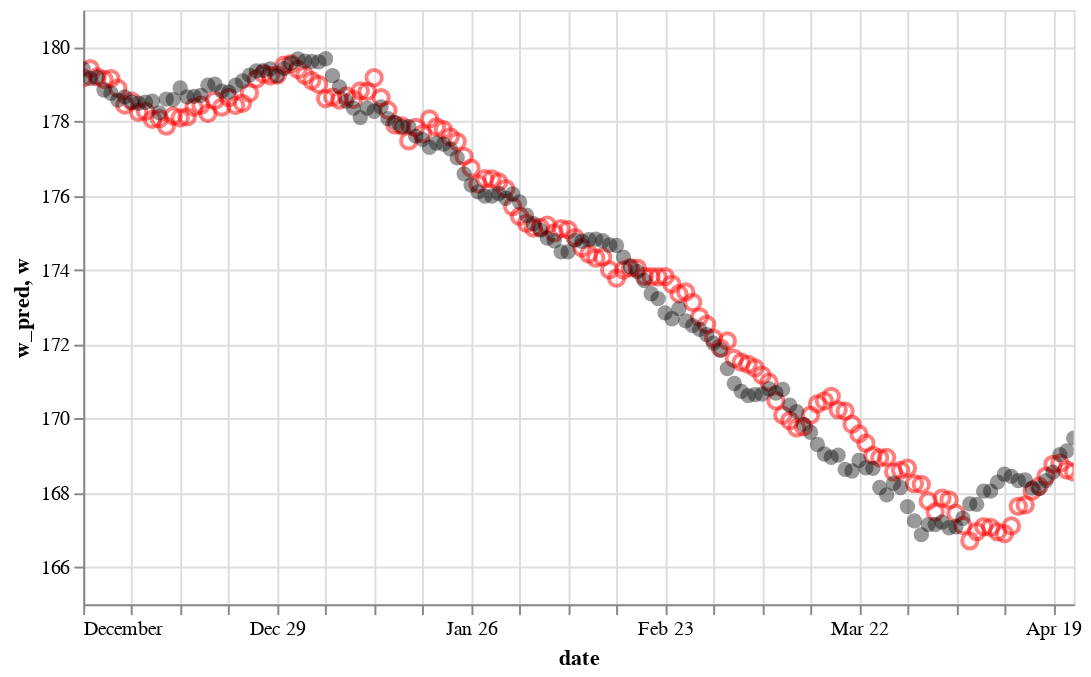

The notebook cell saved with this chart:
### Code cell
ys = (165, 181)
w=alt.Chart(data_test).mark_circle(size=60, opacity=0.4, color='black').encode(
    x='date',   
    y=alt.Y('w',
        scale=alt.Scale(domain=ys)
    ),      
    tooltip=['date', 'w', 'c', 's']
).properties(
    width=500,
    height=300
).interactive()
wp=alt.Chart(data_test).mark_point(size=60,opacity=0.5, color='red').encode(
    x='date',   
    y=alt.Y('w_pred',
        scale=alt.Scale(domain=ys)
    ),      
    tooltip=['date', 'w', 'c', 's']
).interactive()
wp+w

### Figure 1 — Vega-Lite specification as saved in the notebook (floating-point values rounded to 4 significant figures; data arrays with more than 128 entries replaced by an {"elided": "..."} marker saying what was removed)
{"config": {"view": {"continuousWidth": 400, "continuousHeight": 300}}, "layer": [{"mark": {"type": "point", "color": "red", "opacity": 0.5, "size": 60}, "encoding": {"tooltip": [{"type": "temporal", "field": "date"}, {"type": "quantitative", "field": "w"}, {"type": "quantitative", "field": "c"}, {"type": "quantitative", "field": "s"}], "x": {"type": "temporal", "field": "date"}, "y": {"type": "quantitative", "field": "w_pred", "scale": {"domain": [165, 181]}}}, "selection": {"selector006": {"type": "interval", "bind": "scales", "encodings": ["x", "y"]}}}, {"mark": {"type": "circle", "color": "black", "opacity": 0.4, "size": 60}, "encoding": {"tooltip": [{"type": "temporal", "field": "date"}, {"type": "quantitative", "field": "w"}, {"type": "quantitative", "field": "c"}, {"type": "quantitative", "field": "s"}], "x": {"type": "temporal", "field": "date"}, "y": {"type": "quantitative", "field": "w", "scale": {"domain": [165, 181]}}}, "height": 300, "selection": {"selector005": {"type": "interval", "bind": "scales", "encodings": ["x", "y"]}}, "width": 500}], "data": {"name": "data-fbaa72f34fea0007eb80a3e0f8f00670"}, "$schema": "https://vega.github.io/schema/vega-lite/v4.0.2.json", "datasets": {"data-fbaa72f34fea0007eb80a3e0f8f00670": {"elided": "144 records"}}}
